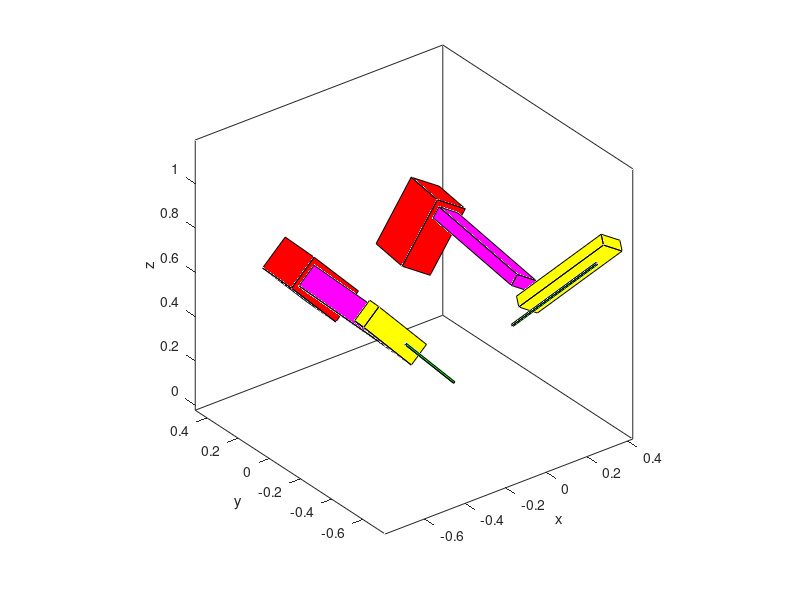

This chart was generated by the following MATLAB code:
%Red Box
p1_r1 = [-0.159370, 0.253713, 0.394412];
p2_r1 = [-0.268097, 0.257390, 0.291141];
p3_r1 = [-0.365425, 0.269180, 0.611903];
p4_r1 = [-0.474152, 0.272857, 0.508632];
p5_r1 = [-0.148716, 0.453386, 0.390305];
p6_r1 = [-0.257443, 0.457064, 0.287034];
p7_r1 = [-0.354771, 0.468854, 0.607796];
p8_r1 = [-0.463498, 0.472531, 0.504525];
%Orange Box
p1_o1 = [-0.363995, -0.333095, 0.552637];
p2_o1 = [-0.436479, -0.330644, 0.483789];
p3_o1 = [-0.398337, -0.330518, 0.588885];
p4_o1 = [-0.470822, -0.328066, 0.520038];
p5_o1 = [-0.332032, 0.265926, 0.540318];
p6_o1 = [-0.404517, 0.268378, 0.471471];
p7_o1 = [-0.366375, 0.268504, 0.576567];
p8_o1 = [-0.438859, 0.270956, 0.507719];
%Yellow Box
p1_y1 = [-0.344532, -0.424087, 0.528906];
p2_y1 = [-0.417017, -0.421636, 0.460058];
p3_y1 = [-0.679190, -0.554945, 0.876584];
p4_y1 = [-0.751675, -0.552493, 0.807737];
p5_y1 = [-0.352689, -0.375846, 0.539211];
p6_y1 = [-0.425173, -0.373394, 0.470364];
p7_y1 = [-0.687347, -0.506703, 0.886890];
p8_y1 = [-0.759832, -0.504251, 0.818042];
%Green Box
p1_g1 = [-0.149961, -0.353051, 0.259407];
p2_g1 = [-0.155397, -0.352867, 0.254244];
p3_g1 = [-0.484619, -0.483908, 0.607085];
p4_g1 = [-0.490055, -0.483724, 0.601922];
p5_g1 = [-0.151184, -0.345814, 0.260953];
p6_g1 = [-0.156620, -0.345631, 0.255790];
p7_g1 = [-0.485842, -0.476672, 0.608631];
p8_g1 = [-0.491279, -0.476488, 0.603468];
%Red Box
p1_r2 = [0.200275, 0.262212, 0.334882];
p2_r2 = [0.073448, 0.276525, 0.413686];
p3_r2 = [0.356400, 0.240357, 0.590122];
p4_r2 = [0.229573, 0.254670, 0.668925];
p5_r2 = [0.224166, 0.460766, 0.337270];
p6_r2 = [0.097339, 0.475079, 0.416073];
p7_r2 = [0.380292, 0.438910, 0.592510];
p8_r2 = [0.253464, 0.453224, 0.671313];
%Orange Box
p1_o2 = [0.224557, -0.347454, 0.532283];
p2_o2 = [0.140006, -0.337912, 0.584818];
p3_o2 = [0.250578, -0.351097, 0.574823];
p4_o2 = [0.166027, -0.341555, 0.627358];
p5_o2 = [0.296231, 0.248206, 0.539446];
p6_o2 = [0.211680, 0.257748, 0.591981];
p7_o2 = [0.322252, 0.244564, 0.581986];
p8_o2 = [0.237700, 0.254106, 0.634521];
%Yellow Box
p1_y2 = [0.188440, -0.441621, 0.491259];
p2_y2 = [0.103889, -0.432079, 0.543794];
p3_y2 = [0.373517, -0.743803, 0.844009];
p4_y2 = [0.288965, -0.734261, 0.896545];
p5_y2 = [0.207682, -0.402073, 0.515043];
p6_y2 = [0.123130, -0.392531, 0.567578];
p7_y2 = [0.392758, -0.704255, 0.867793];
p8_y2 = [0.308207, -0.694713, 0.920329];
%Green Box
p1_g2 = [0.105688, -0.392555, 0.437200];
p2_g2 = [0.099346, -0.391840, 0.441140];
p3_g2 = [0.290765, -0.694737, 0.789950];
p4_g2 = [0.284423, -0.694022, 0.793890];
p5_g2 = [0.108574, -0.386623, 0.440767];
p6_g2 = [0.102233, -0.385907, 0.444707];
p7_g2 = [0.293651, -0.688805, 0.793517];
p8_g2 = [0.287309, -0.688089, 0.797458];

x = [p1_g2(1) p2_g2(1) p4_g2(1) p3_g2(1)];
y = [p1_g2(2) p2_g2(2) p4_g2(2) p3_g2(2)];
z = [p1_g2(3) p2_g2(3) p4_g2(3) p3_g2(3)];
fill3(x, y, z, 'green');
xlabel('x'); ylabel('y'); zlabel('z');
hold on;
x = [p2_g2(1) p4_g2(1) p8_g2(1) p6_g2(1)];
y = [p2_g2(2) p4_g2(2) p8_g2(2) p6_g2(2)];
z = [p2_g2(3) p4_g2(3) p8_g2(3) p6_g2(3)];
fill3(x, y, z, 'green');
x = [p3_g2(1) p4_g2(1) p8_g2(1) p7_g2(1)];
y = [p3_g2(2) p4_g2(2) p8_g2(2) p7_g2(2)];
z = [p3_g2(3) p4_g2(3) p8_g2(3) p7_g2(3)];
fill3(x, y, z, 'green');
x = [p1_y2(1) p2_y2(1) p4_y2(1) p3_y2(1)];
y = [p1_y2(2) p2_y2(2) p4_y2(2) p3_y2(2)];
z = [p1_y2(3) p2_y2(3) p4_y2(3) p3_y2(3)];
fill3(x, y, z, 'yellow');
x = [p2_y2(1) p4_y2(1) p8_y2(1) p6_y2(1)];
y = [p2_y2(2) p4_y2(2) p8_y2(2) p6_y2(2)];
z = [p2_y2(3) p4_y2(3) p8_y2(3) p6_y2(3)];
fill3(x, y, z, 'yellow');
x = [p3_y2(1) p4_y2(1) p8_y2(1) p7_y2(1)];
y = [p3_y2(2) p4_y2(2) p8_y2(2) p7_y2(2)];
z = [p3_y2(3) p4_y2(3) p8_y2(3) p7_y2(3)];
fill3(x, y, z, 'yellow');
x = [p1_o2(1) p2_o2(1) p4_o2(1) p3_o2(1)];
y = [p1_o2(2) p2_o2(2) p4_o2(2) p3_o2(2)];
z = [p1_o2(3) p2_o2(3) p4_o2(3) p3_o2(3)];
fill3(x, y, z, 'Magenta');
x = [p2_o2(1) p4_o2(1) p8_o2(1) p6_o2(1)];
y = [p2_o2(2) p4_o2(2) p8_o2(2) p6_o2(2)];
z = [p2_o2(3) p4_o2(3) p8_o2(3) p6_o2(3)];
fill3(x, y, z, 'Magenta');
x = [p3_o2(1) p4_o2(1) p8_o2(1) p7_o2(1)];
y = [p3_o2(2) p4_o2(2) p8_o2(2) p7_o2(2)];
z = [p3_o2(3) p4_o2(3) p8_o2(3) p7_o2(3)];
fill3(x, y, z, 'Magenta');
x = [p1_r2(1) p2_r2(1) p4_r2(1) p3_r2(1)];
y = [p1_r2(2) p2_r2(2) p4_r2(2) p3_r2(2)];
z = [p1_r2(3) p2_r2(3) p4_r2(3) p3_r2(3)];
fill3(x, y, z, 'red');
x = [p2_r2(1) p4_r2(1) p8_r2(1) p6_r2(1)];
y = [p2_r2(2) p4_r2(2) p8_r2(2) p6_r2(2)];
z = [p2_r2(3) p4_r2(3) p8_r2(3) p6_r2(3)];
fill3(x, y, z, 'red');
x = [p3_r2(1) p4_r2(1) p8_r2(1) p7_r2(1)];
y = [p3_r2(2) p4_r2(2) p8_r2(2) p7_r2(2)];
z = [p3_r2(3) p4_r2(3) p8_r2(3) p7_r2(3)];
fill3(x, y, z, 'red');
x = [p1_g1(1) p2_g1(1) p4_g1(1) p3_g1(1)];
y = [p1_g1(2) p2_g1(2) p4_g1(2) p3_g1(2)];
z = [p1_g1(3) p2_g1(3) p4_g1(3) p3_g1(3)];
fill3(x, y, z, 'green');
x = [p2_g1(1) p4_g1(1) p8_g1(1) p6_g1(1)];
y = [p2_g1(2) p4_g1(2) p8_g1(2) p6_g1(2)];
z = [p2_g1(3) p4_g1(3) p8_g1(3) p6_g1(3)];
fill3(x, y, z, 'green');
x = [p3_g1(1) p4_g1(1) p8_g1(1) p7_g1(1)];
y = [p3_g1(2) p4_g1(2) p8_g1(2) p7_g1(2)];
z = [p3_g1(3) p4_g1(3) p8_g1(3) p7_g1(3)];
fill3(x, y, z, 'green');
x = [p1_y1(1) p2_y1(1) p4_y1(1) p3_y1(1)];
y = [p1_y1(2) p2_y1(2) p4_y1(2) p3_y1(2)];
z = [p1_y1(3) p2_y1(3) p4_y1(3) p3_y1(3)];
fill3(x, y, z, 'yellow');
x = [p2_y1(1) p4_y1(1) p8_y1(1) p6_y1(1)];
y = [p2_y1(2) p4_y1(2) p8_y1(2) p6_y1(2)];
z = [p2_y1(3) p4_y1(3) p8_y1(3) p6_y1(3)];
fill3(x, y, z, 'yellow');
x = [p3_y1(1) p4_y1(1) p8_y1(1) p7_y1(1)];
y = [p3_y1(2) p4_y1(2) p8_y1(2) p7_y1(2)];
z = [p3_y1(3) p4_y1(3) p8_y1(3) p7_y1(3)];
fill3(x, y, z, 'yellow');
x = [p1_o1(1) p2_o1(1) p4_o1(1) p3_o1(1)];
y = [p1_o1(2) p2_o1(2) p4_o1(2) p3_o1(2)];
z = [p1_o1(3) p2_o1(3) p4_o1(3) p3_o1(3)];
fill3(x, y, z, 'Magenta');
x = [p2_o1(1) p4_o1(1) p8_o1(1) p6_o1(1)];
y = [p2_o1(2) p4_o1(2) p8_o1(2) p6_o1(2)];
z = [p2_o1(3) p4_o1(3) p8_o1(3) p6_o1(3)];
fill3(x, y, z, 'Magenta');
x = [p3_o1(1) p4_o1(1) p8_o1(1) p7_o1(1)];
y = [p3_o1(2) p4_o1(2) p8_o1(2) p7_o1(2)];
z = [p3_o1(3) p4_o1(3) p8_o1(3) p7_o1(3)];
fill3(x, y, z, 'Magenta');
x = [p1_r1(1) p2_r1(1) p4_r1(1) p3_r1(1)];
y = [p1_r1(2) p2_r1(2) p4_r1(2) p3_r1(2)];
z = [p1_r1(3) p2_r1(3) p4_r1(3) p3_r1(3)];
fill3(x, y, z, 'red');
x = [p2_r1(1) p4_r1(1) p8_r1(1) p6_r1(1)];
y = [p2_r1(2) p4_r1(2) p8_r1(2) p6_r1(2)];
z = [p2_r1(3) p4_r1(3) p8_r1(3) p6_r1(3)];
fill3(x, y, z, 'red');
x = [p3_r1(1) p4_r1(1) p8_r1(1) p7_r1(1)];
y = [p3_r1(2) p4_r1(2) p8_r1(2) p7_r1(2)];
z = [p3_r1(3) p4_r1(3) p8_r1(3) p7_r1(3)];
fill3(x, y, z, 'red');

pbaspect([1 1 1]);
axis equal;
hold off;